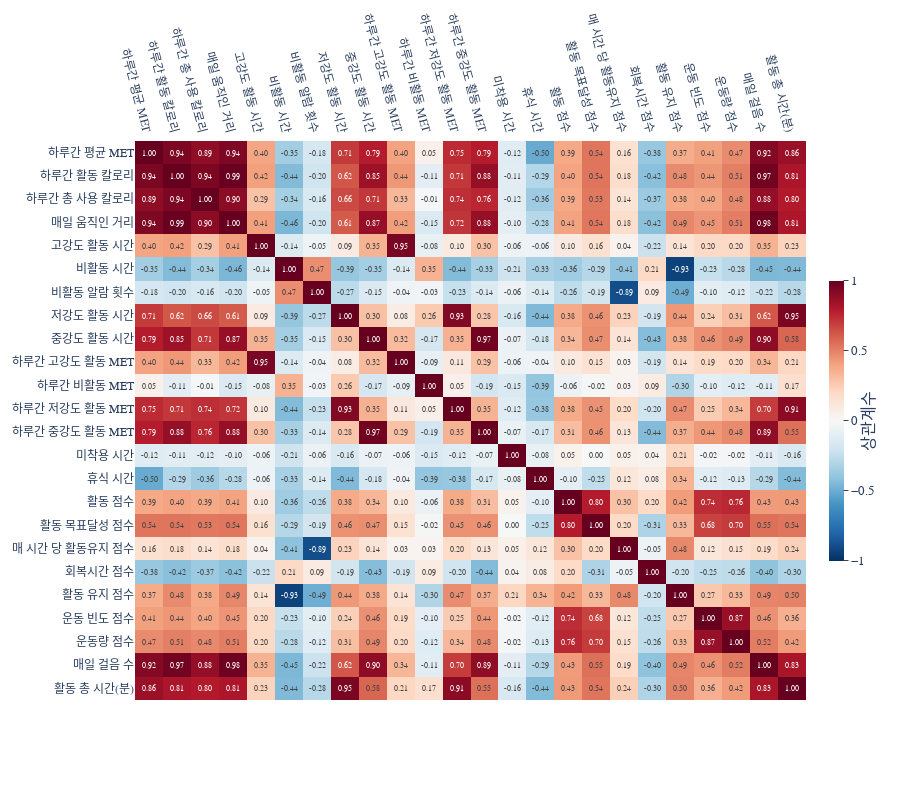

The code cell stored with this chart in its notebook:
### Code cell
import pandas as pd
import plotly.express as px

# 숫자형 컬럼의 상관계수 계산
correlation_matrix = walk_df.corr(numeric_only=True)

# 상관관계 히트맵 그리기
fig = px.imshow(
    correlation_matrix,
    text_auto='.2f',  # 소수점 둘째 자리
    color_continuous_scale='RdBu_r',
    zmin=-1, zmax=1,
    aspect="auto",  # 셀 비율 자동 조절
)
fig.update_layout(
    title_font=dict(size=24, family='Arial Black', color='black'),
    font=dict(size=13, family='Arial'),
    xaxis=dict(
        tickangle=75,  # 👈 X축 레이블 세로로
        tickfont=dict(size=12),
        side='top'
    ),
    yaxis=dict(tickfont=dict(size=12)),
    width=900,
    height=800,
    margin=dict(l=100, r=50, t=100, b=100),
    plot_bgcolor='white',
    paper_bgcolor='white',
    coloraxis_colorbar=dict(
        title="상관계수",
        ticks="outside",
        tickvals=[-1, -0.5, 0, 0.5, 1],
        lenmode="pixels",
        len=300,
        thickness=15,
        title_side='right'
    )
)

# 눈금선 제거
fig.update_xaxes(showgrid=False)
fig.update_yaxes(showgrid=False)

fig.show()

### Figure 1 — Plotly figure (JSON) as saved in the notebook; plotly's stock layout.template omitted (floating-point values rounded to 4 significant figures; data arrays with more than 128 entries replaced by an {"elided": "..."} marker saying what was removed)
{"data": [{"coloraxis": "coloraxis", "hovertemplate": "x: %{x}<br>y: %{y}<br>color: %{z}<extra></extra>", "name": "0", "texttemplate": "%{z:.2f}", "type": "heatmap", "x": ["하루간 평균 MET", "하루간 활동 칼로리", "하루간 총 사용 칼로리", "매일 움직인 거리", "고강도 활동 시간", "비활동 시간", "비활동 알람 횟수", "저강도 활동 시간", "중강도 활동 시간", "하루간 고강도 활동 MET", "하루간 비활동 MET", "하루간 저강도 활동 MET", "하루간 중강도 활동 MET", "미착용 시간", "휴식 시간", "활동 점수", "활동 목표달성 점수", "매 시간 당 활동유지 점수", "회복시간 점수", "활동 유지 점수", "운동 빈도 점수", "운동량 점수", "매일 걸음 수", "활동 총 시간(분)"], "xaxis": "x", "y": ["하루간 평균 MET", "하루간 활동 칼로리", "하루간 총 사용 칼로리", "매일 움직인 거리", "고강도 활동 시간", "비활동 시간", "비활동 알람 횟수", "저강도 활동 시간", "중강도 활동 시간", "하루간 고강도 활동 MET", "하루간 비활동 MET", "하루간 저강도 활동 MET", "하루간 중강도 활동 MET", "미착용 시간", "휴식 시간", "활동 점수", "활동 목표달성 점수", "매 시간 당 활동유지 점수", "회복시간 점수", "활동 유지 점수", "운동 빈도 점수", "운동량 점수", "매일 걸음 수", "활동 총 시간(분)"], "yaxis": "y", "z": {"elided": "24x24 float values"}}], "layout": {"coloraxis": {"cmax": 1, "cmin": -1, "colorbar": {"len": 300, "lenmode": "pixels", "thickness": 15, "ticks": "outside", "tickvals": [-1, -0.5, 0, 0.5, 1], "title": {"side": "right", "text": "상관계수"}}, "colorscale": [[0, "rgb(5,48,97)"], [0.1, "rgb(33,102,172)"], [0.2, "rgb(67,147,195)"], [0.3, "rgb(146,197,222)"], [0.4, "rgb(209,229,240)"], [0.5, "rgb(247,247,247)"], [0.6, "rgb(253,219,199)"], [0.7, "rgb(244,165,130)"], [0.8, "rgb(214,96,77)"], [0.9, "rgb(178,24,43)"], [1, "rgb(103,0,31)"]]}, "font": {"family": "Arial", "size": 13}, "height": 800, "margin": {"b": 100, "l": 100, "r": 50, "t": 100}, "paper_bgcolor": "white", "plot_bgcolor": "white", "title": {"font": {"color": "black", "family": "Arial Black", "size": 24}}, "width": 900, "xaxis": {"anchor": "y", "domain": [0, 1], "showgrid": false, "side": "top", "tickangle": 75, "tickfont": {"size": 12}}, "yaxis": {"anchor": "x", "autorange": "reversed", "domain": [0, 1], "showgrid": false, "tickfont": {"size": 12}}}}
